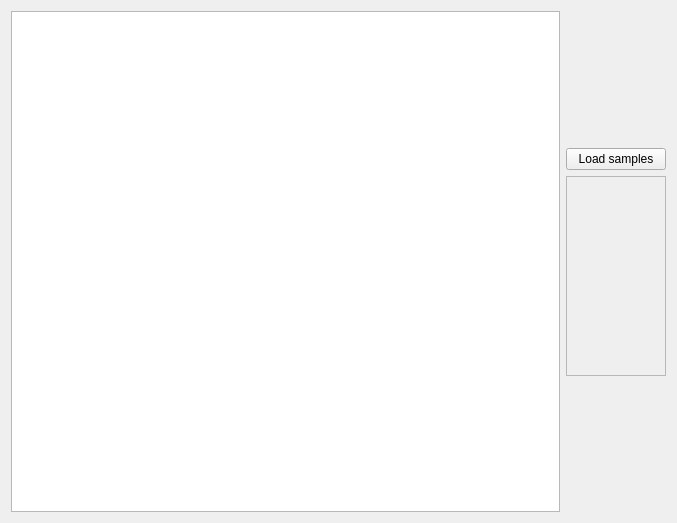
<?xml version="1.0" encoding="UTF-8"?>
<ui version="4.0">
 <class>ProjectEntry_Classify</class>
 <widget class="QWidget" name="ProjectEntry_Classify">
  <property name="geometry">
   <rect>
    <x>0</x>
    <y>0</y>
    <width>677</width>
    <height>523</height>
   </rect>
  </property>
  <property name="windowTitle">
   <string notr="true">ProjectEntry_Classify</string>
  </property>
  <layout class="QHBoxLayout" name="horizontalLayout">
   <item>
    <widget class="SamplesListWidget" name="samplesListWidget"/>
   </item>
   <item>
    <layout class="QVBoxLayout" name="verticalLayout">
     <item>
      <spacer name="verticalSpacer">
       <property name="orientation">
        <enum>Qt::Vertical</enum>
       </property>
       <property name="sizeHint" stdset="0">
        <size>
         <width>20</width>
         <height>40</height>
        </size>
       </property>
      </spacer>
     </item>
     <item>
      <widget class="QPushButton" name="loadSamplesButton">
       <property name="text">
        <string>Load samples</string>
       </property>
      </widget>
     </item>
     <item>
      <widget class="QFrame" name="frame">
       <property name="minimumSize">
        <size>
         <width>100</width>
         <height>200</height>
        </size>
       </property>
       <property name="frameShape">
        <enum>QFrame::StyledPanel</enum>
       </property>
       <property name="frameShadow">
        <enum>QFrame::Raised</enum>
       </property>
       <layout class="QVBoxLayout" name="verticalLayout_2"/>
      </widget>
     </item>
     <item>
      <spacer name="verticalSpacer_2">
       <property name="orientation">
        <enum>Qt::Vertical</enum>
       </property>
       <property name="sizeHint" stdset="0">
        <size>
         <width>20</width>
         <height>40</height>
        </size>
       </property>
      </spacer>
     </item>
    </layout>
   </item>
  </layout>
 </widget>
 <customwidgets>
  <customwidget>
   <class>SamplesListWidget</class>
   <extends>QListWidget</extends>
   <header>ui.extends.samplesListWidget</header>
  </customwidget>
 </customwidgets>
 <resources/>
 <connections/>
</ui>
